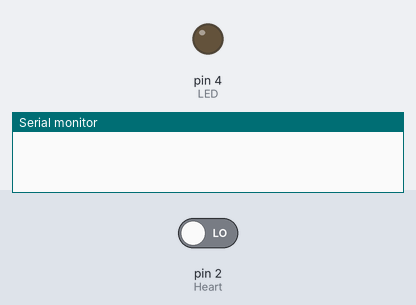
A sketch run on a simulated Arduino Uno, built with avr-gcc and run on an emulated ATmega328P. Shown: output pins drawn as LEDs (lit = HIGH), the last lines printed to the serial monitor. The inputs (shaded band) are chosen by the test bench; at power-on: pin 2 (Heart) LOW.

Above: at 1.2 s.
1.3 s: pin 2 (Heart) driven HIGH
At 1.7 s:
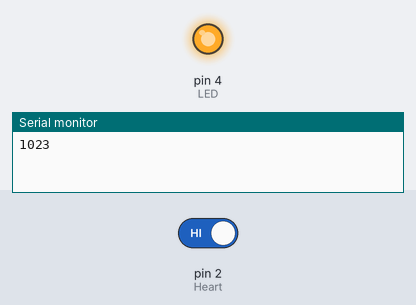
2.8 s: pin 2 (Heart) driven LOW
At 4.0 s:
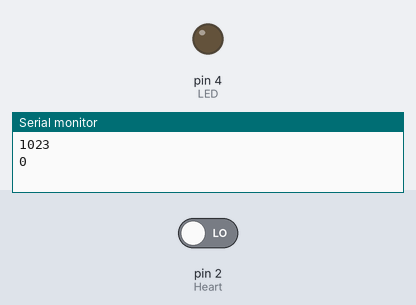
Timing chart, 0 to 5.8 s (numbered marks = the images above; inputs shaded):
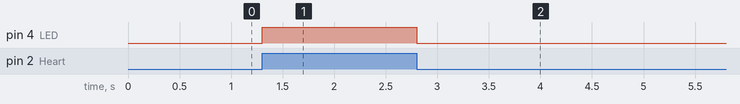

Measured:
- after the input at 1.3 s, pin 4 (LED): LOW → HIGH at once
- after the input at 2.8 s, pin 4 (LED): HIGH → LOW at once

The sketch:

heartbeat.ino
```cpp
/* =================================================================================================
      Project: Arduino Heart rate monitor
       Author: Scott C
      Created: 21st April 2015
  Arduino IDE: 1.6.2
      Website: http://arduinobasics.blogspot.com/p/arduino-basics-projects-page.html
  Description: This is a simple sketch that uses a Grove Ear-clip Heart Rate sensor attached to an Arduino UNO,
               which sends heart rate data to the computer via Serial communication. You can see the raw data
               using the Serial monitor on the Arduino IDE, however, this sketch was specifically
               designed to interface with the matching Processing sketch for a much nicer graphical display.
               NO LIBRARIES REQUIRED.
=================================================================================================== */

#define Heart 2                            //Attach the Grove Ear-clip sensor to digital pin 2.
#define LED 4                              //Attach an LED to digital pin 4

boolean beat = false;                      /* This "beat" variable is used to control the timing of the Serial communication
                                           so that data is only sent when there is a "change" in digital readings. */

//==SETUP==========================================================================================
void setup() {
  Serial.begin(9600);                     //Initialise serial communication
  pinMode(Heart, INPUT);                  //Set digital pin 2 (heart rate sensor pin) as an INPUT
  pinMode(LED, OUTPUT);                   //Set digital pin 4 (LED) to an OUTPUT
}


//==LOOP============================================================================================
void loop() {
  if(digitalRead(Heart)>0){               //The heart rate sensor will trigger HIGH when there is a heart beat
    if(!beat){                            //Only send data when it first discovers a heart beat - otherwise it will send a high value multiple times
      beat=true;                          //By changing the beat variable to true, it stops further transmissions of the high signal
      digitalWrite(LED, HIGH);            //Turn the LED on
      Serial.println(1023);               //Send the high value to the computer via Serial communication.
    }
  } else {                                //If the reading is LOW,
    if(beat){                             //and if this has just changed from HIGH to LOW (first low reading)
      beat=false;                         //change the beat variable to false (to stop multiple transmissions)
      digitalWrite(LED, LOW);             //Turn the LED off.
      Serial.println(0);                  //then send a low value to the computer via Serial communication.
    }
  }
}
```
